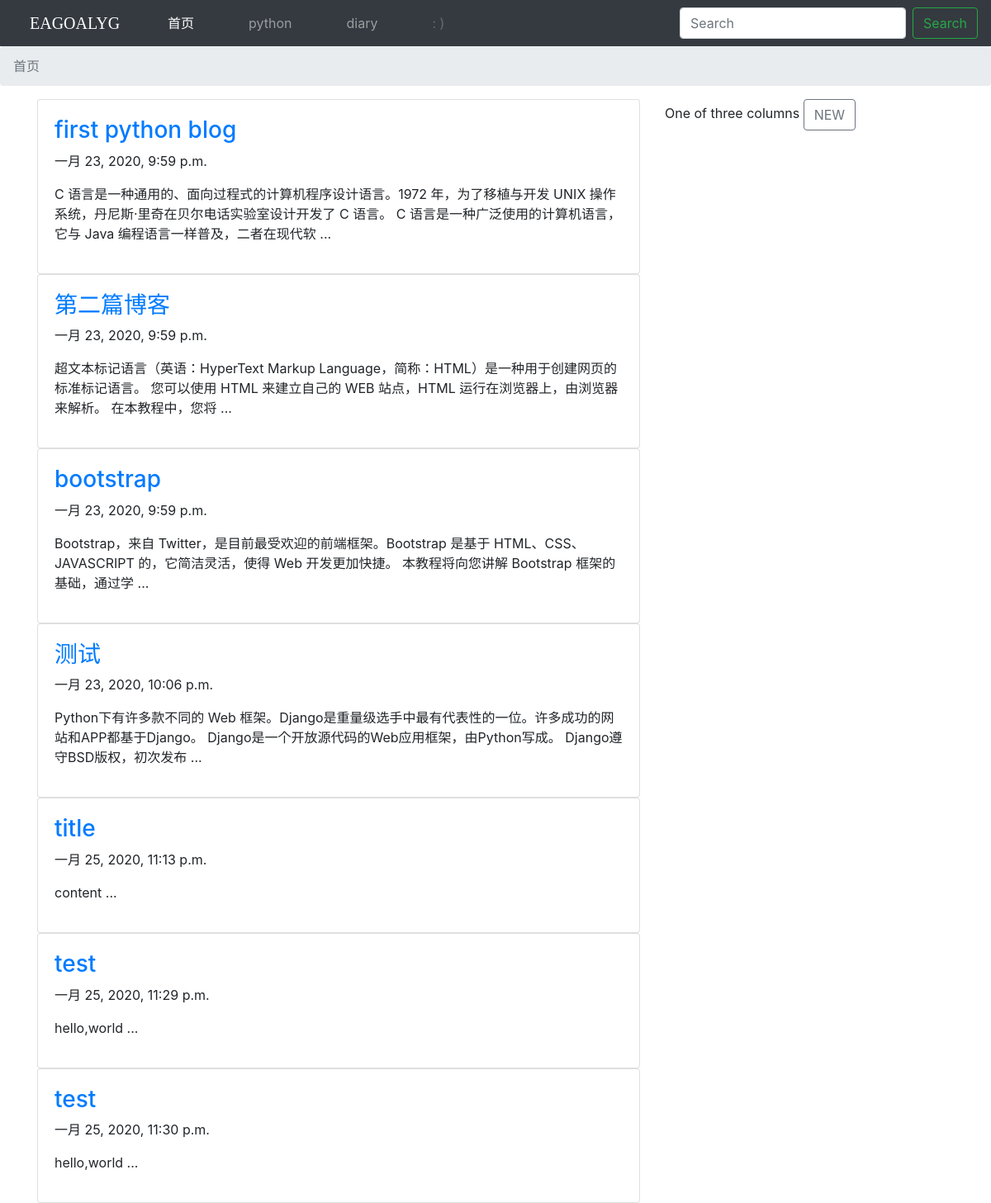
The page / on the database its author committed.
### blog/models.py (models this page shows, shortened)
class BlogType(models.Model):
    type_name = models.CharField(max_length=15)

class Blog(models.Model):
    title = models.CharField(max_length=30)
    blog_type = models.ForeignKey(BlogType, on_delete=models.DO_NOTHING)
    created_at = models.DateTimeField(auto_now_add=True)
    content = models.TextField()
    author = models.ForeignKey(User, on_delete=models.DO_NOTHING)

### blog/views.py (the view)
# urls.py: path('', views.index, name='index'),
def index(request):
    blogs = Blog.objects.all()
    blog_types = BlogType.objects.all()
    context = {'blogs': blogs, 'blog_types': blog_types}
    return render(request, 'blog/index.html', context)

### blog/templates/blog/index.html (shortened to what this page needs)
{% extends 'blog/base.html' %}
{% load static %}
{% block breadcrumb %}
	<nav aria-label="breadcrumb">
	  	<ol class="breadcrumb">
	    	<li class="breadcrumb-item active" aria-current="page">首页</li>
	  	</ol>
	</nav>
{% endblock %}
{% block content %}
	{% if blogs %}
		{% for blog in blogs %}
			<div class="card">
			  	<div class="card-body">
			    	<a href="{% url 'blog:blog_detail' blog.pk %}"><h3>{{ blog.title }}</h3></a>
			    	<p>{{ blog.created_at }}</p>
					<p>{{ blog.content|truncatechars:120 }} ...</p>
			  	</div>
			</div>
		{% endfor %}
	{% else %}
		<p>－－暂无博客,敬请期待－－</p>
	{% endif%}
{% endblock %}

### blog/templates/blog/base.html (shortened to what this page needs)
{% load static %}
<!DOCTYPE html>
<html lang="en">
<head>
	<link href="{% static 'blog/google-font.css' %}" rel="stylesheet">
	<link rel="stylesheet" href="{% static 'blog/blog.css' %}">
	<link rel="stylesheet" href="{% static 'base.css' %}">
	<link rel="stylesheet" href="{% static 'bootstrap-4.4.1-dist/css/bootstrap.min.css' %}">
</head>
<body>
	<nav class="fixed-top">
		<nav class="navbar navbar-expand-lg navbar-dark bg-dark">
			<a class="navbar-brand mr-auto mr-lg-0" href="{% url 'blog:index' %}">EAGOALYG</a>
			<div class="collapse navbar-collapse" id="navbarNav">
				<ul class="navbar-nav mr-auto">
					<li class="nav-item active">
				        <a class="nav-link" href="{% url 'blog:index' %}">首页<span class="sr-only">(current)</span></a>
				    </li>
					{% for blog_type in blog_types %}
					<li class="nav-item">
			        	<a class="nav-link" href="{% url 'blog:blog_classification' blog_type.pk %}">{{ blog_type.type_name }}</a>
			    	</li>
					{% endfor %}
					 <li class="nav-item">
					 	<a class="nav-link disabled" href="#" tabindex="-1" aria-disabled="true">: )</a>
					 </li>
				</ul>
				<form class="form-inline my-2 my-lg-0">
			      	<input class="form-control mr-sm-2" type="search" placeholder="Search" aria-label="Search">
			      	<button class="btn btn-outline-success my-2 my-sm-0" type="submit">Search</button>
			    </form>
			</div>
		</nav>
		{% block breadcrumb %}{% endblock %}
	</nav>
	<div class="container">
	  	<div class="row">
	    	<div class="col-md-8">
				{% block content %}{% endblock %}
	    	</div>
	    	<div class="col-md-4">
	      		One of three columns
	      		<a class="btn btn-outline-secondary" href="{% url 'blog:new_blog' %}" role="button">NEW</a>
	    	</div>
	  	</div>
	</div>
</body>
</html>

### blog/static/blog/blog.css (style rules this page uses)
.navbar-brand { font-family: 'Pacifico', cursive; padding-left: 20px; }
.navbar-nav { padding-left: 80px; }
.nav-item { padding-left: 50px; }
.container { padding-top: 120px; }

### static/base.css (style rules this page uses)
* { margin: 0; padding: 0; }
ul { list-style-type: none; }

### rows shown on the page
BlogType: type_name "python"
BlogType: type_name "diary"
Blog: title "first python blog", created_at "一月 23, 2020, 9:59 p.m.", content "C 语言是一种通用的、面向过程式的计算机程序设计语言。1972 年，为了移植与开发 UNIX 操作系统，丹尼斯·里奇在贝尔电话实验室设计开发了 C 语言。 C 语言是一种广泛使用的计算机语言，它与 Java 编程语言一样普及，二者在现代软"
Blog: title "第二篇博客", created_at "一月 23, 2020, 9:59 p.m.", content "超文本标记语言（英语：HyperText Markup Language，简称：HTML）是一种用于创建网页的标准标记语言。 您可以使用 HTML 来建立自己的 WEB 站点，HTML 运行在浏览器上，由浏览器来解析。 在本教程中，您将"
Blog: title "bootstrap", created_at "一月 23, 2020, 9:59 p.m.", content "Bootstrap，来自 Twitter，是目前最受欢迎的前端框架。Bootstrap 是基于 HTML、CSS、JAVASCRIPT 的，它简洁灵活，使得 Web 开发更加快捷。 本教程将向您讲解 Bootstrap 框架的基础，通过学"
Blog: title "测试", created_at "一月 23, 2020, 10:06 p.m.", content "Python下有许多款不同的 Web 框架。Django是重量级选手中最有代表性的一位。许多成功的网站和APP都基于Django。 Django是一个开放源代码的Web应用框架，由Python写成。 Django遵守BSD版权，初次发布"
Blog: title "title", created_at "一月 25, 2020, 11:13 p.m.", content "content"
Blog: title "test", created_at "一月 25, 2020, 11:29 p.m.", content "hello,world"
Blog: title "test", created_at "一月 25, 2020, 11:30 p.m.", content "hello,world"
